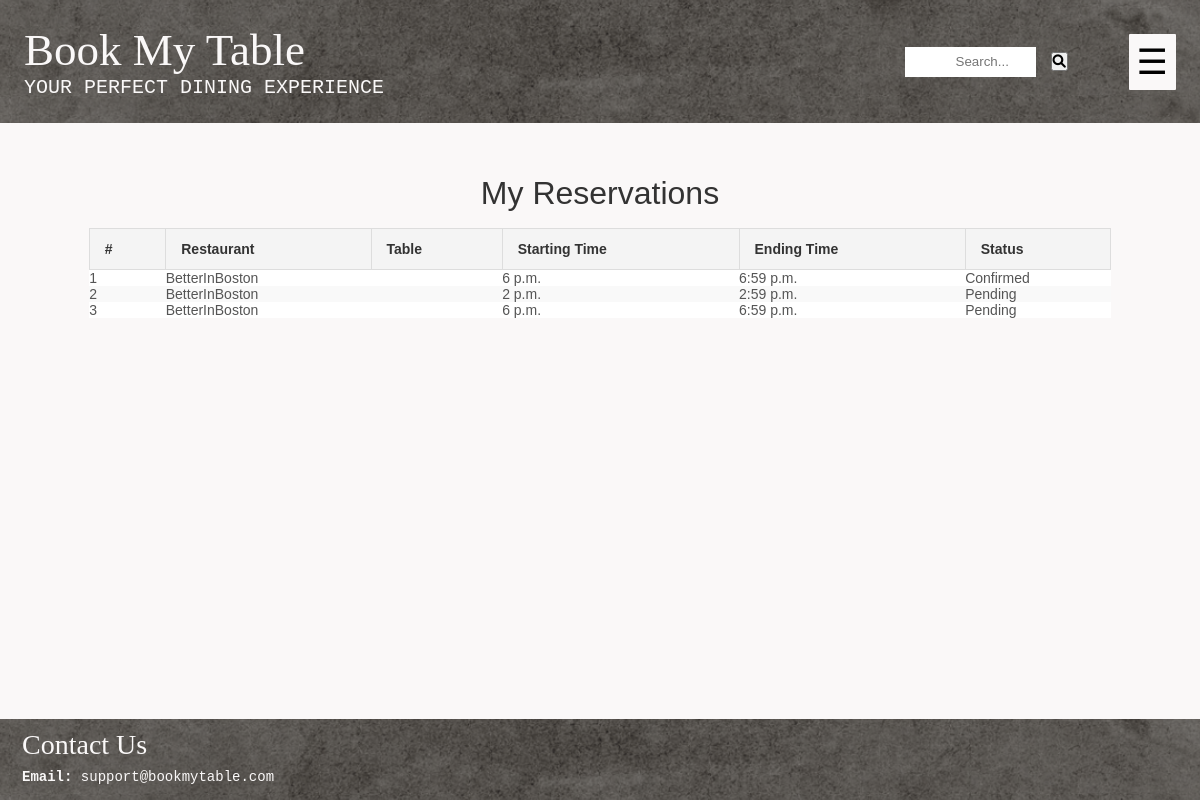
The app's page /my-reservations/ (signed in), older data.
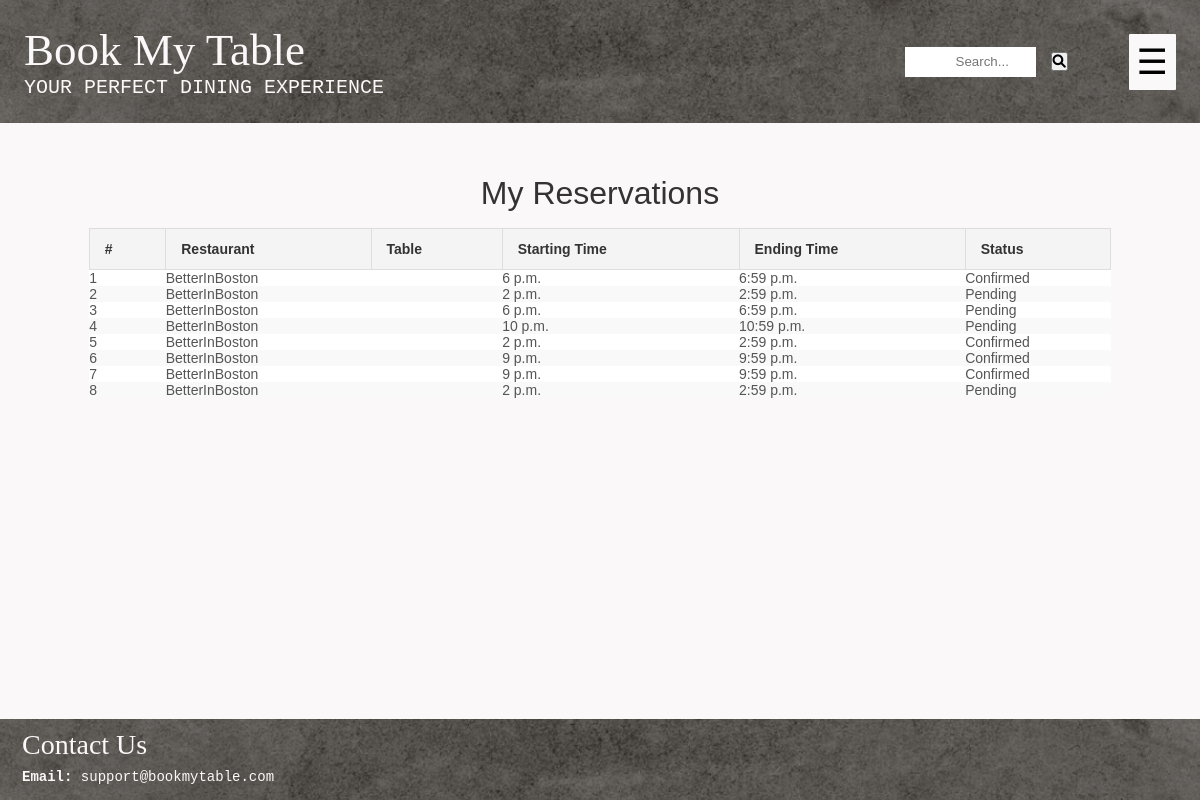
The same page, newer data.
### reservation/models.py (models this page shows, shortened)
class Reservation(models.Model):
    customer = models.ForeignKey(
        settings.AUTH_USER_MODEL,
        on_delete=models.CASCADE,
        limit_choices_to={'is_customer': True},  # Ensure only customers can be linked
        related_name="reservations"
    )
    restaurant = models.ForeignKey(
        Restaurant,  # Reference to the restaurant
        on_delete=models.CASCADE,
        related_name="reservations"
    )
    table = models.ForeignKey(
        Table,  # Reference to the selected table
        on_delete=models.CASCADE,
        related_name="reservations",
        default=1
    )
    starting_time = models.TimeField()
    ending_time = models.TimeField()
    reservation_status = models.CharField(max_length=20, default='Pending')

### restaurant/models.py (models this page shows, shortened)
class Restaurant(models.Model):
    R_ID = models.AutoField(primary_key=True)
    R_Name = models.CharField(max_length=100)
    owner = models.OneToOneField('users.Owner', on_delete=models.CASCADE, related_name='restaurant')
    R_EmailAddress = models.EmailField(unique=True)
    R_ContactNumber = models.CharField(unique = True, max_length=15)
    R_Address = models.TextField() # this will allow for multiple addresses too
    R_Description = models.TextField(blank=True, null=True) #can be left blank, will store NULL if no value exists
    R_CuisineTypes = models.CharField(max_length=100)
    R_ReservationCost = models.DecimalField(max_digits=10, decimal_places=2)
    R_OpenHours = models.CharField(max_length=100) # e.g "Mon-Fri: 9:00AM - 8PM"
    Rating = models.DecimalField(decimal_places=2, default=0.0, max_digits=100)
    NetRevenue = models.DecimalField(max_digits=15, decimal_places=2, default=0.0)

### users/views.py (the view)
# urls.py: path('my-reservations/', views.my_reservations, name='my_reservations'),
@login_required
def my_reservations(request):
    user = request.user
    if user.is_customer:
        reservations = Reservation.objects.filter(customer=user)
    elif user.is_owner:
        reservations = Reservation.objects.filter(restaurant__owner=user)
    else:
        reservations = []
    return render(request, 'users/my_reservations.html', {'reservations': reservations})

### users/templates/users/my_reservations.html (shortened to what this page needs)
{% extends 'layout.html' %}
{% block content %}
<div class="myreservations_table-container">
    <h2 class="card-header text-center">My Reservations</h2>
    {% if reservations %}
        <table class="myreservations_table">
            <thead>
                <tr>
                    <th>#</th>
                    <th>Restaurant</th>
                    <th>Table</th>
                    <th>Starting Time</th>
                    <th>Ending Time</th>
                    <th>Status</th>
                </tr>
            </thead>
            <tbody>
                {% for reservation in reservations %}
                <tr>
                    <td>{{ forloop.counter }}</td>
                    <td>{{ reservation.restaurant.R_Name }}</td>
                    <td>{{ reservation.table.table_number }}</td>
                    <td>{{ reservation.starting_time }}</td>
                    <td>{{ reservation.ending_time }}</td>
                    <td>{{ reservation.reservation_status }}</td>
                </tr>
                {% endfor %}
            </tbody>
        </table>
    {% else %}
        <p>No reservations found.</p>
    {% endif %}
</div>
{% endblock %}

### templates/layout.html (shortened to what this page needs)
 {% load static %}
<!DOCTYPE html>
<html lang="en">
<head>
    <link rel="stylesheet" href="{% static 'style.css' %}">
    <link href="https://cdnjs.cloudflare.com/ajax/libs/font-awesome/6.0.0-beta3/css/all.min.css" rel="stylesheet">
</head>
<body>
    <header>
        <div class="header-title">
            <a href="{% if user.is_customer %}{% url 'all_restaurant' %}{% elif user.is_owner %}{% url 'owner_dashboard' %}{% else %}{% url 'select_user_type' %}{% endif %}" class="logo-link">
                <h1 class="logo">Book My Table</h1>
            </a>
            <p class="catchphrase">Your perfect dining experience</p>
        </div>
        <div class="header-right">
            <form action="{% url 'interactions:search_restaurant' %}" method="get" style="display: inline;">
                <input
                    type="text"
                    name="q"
                    placeholder="Search...      "
                    class="search-bar"
                    value="{{ request.GET.q|default:'' }}"
                >
                <button type="submit" class="search-btn"><i class="fas fa-search"></i></button>
            </form>
            <button class="menu-btn" onclick="toggleMenu()">☰</button>
        </div>
    </header>
    <main>
        {% block content %}
        {% endblock %}
    </main>
    <footer>
        <div class="footer-content">
            <h3>Contact Us</h3>
            <p><strong>Email:</strong> support@bookmytable.com</p>
        </div>
    </footer>
</body>
</html>

### static/style.css (style rules this page uses)
.myreservations_table-container { margin: 20px auto; max-width: 90%; overflow-x: auto; }
.myreservations_table { width: 100%; border-collapse: collapse; font-family: Arial, sans-serif; font-size: 14px; text-align: left; }
.myreservations_table th, .table td { padding: 12px 15px; border: 1px solid #ddd; }
.myreservations_table th { background-color: #f4f4f4; color: #333; font-weight: bold; }
.myreservations_table tr:nth-child(even) { background-color: #f9f9f9; }
.myreservations_table tr:nth-child(odd) { background-color: #fff; }
.myreservations_table td { color: #555; }
* { margin: 0; padding: 0; box-sizing: border-box; }
html, body { height: 100%; margin: 0; }
main { flex: 1; padding: 2rem; }
body { font-family: Arial, sans-serif; background-color: #faf8f8; color: #333; display: flex; flex-direction: column; }
.logo { font-family: "Brush Script MT", cursive; font-size: 45px; font-weight: lighter; margin: 0; }
.catchphrase { font-family: monospace; font-size: 20px; margin: 0; text-transform: uppercase; font-weight: lighter; }
.logo-link { text-decoration: none; color: inherit; display: inline-block; }
header { height: 200; color: #faf8f8; padding: 2%; display: flex; justify-content: space-between; align-items: center; background-image: url("/static/images/header-bg.png"); background-size:cover; background-position: center; position: relative; }
.header-title { display: flex; text-align: left; flex-direction: column; align-items: flex-start; }
.header-right { display: flex; justify-content: flex-end; align-items: center; gap: 5px; }
h1 { font-size: 4rem; margin: 0 auto; font-family: Arial, Helvetica, sans-serif; }
.search-bar { border: none; border-radius: 0; width: 60%; height: 30px; margin-right: 10px; padding: 5px; text-align: right; }
.menu-btn { background-color:#faf8f8; padding: 0.5rem 0.5rem; cursor: pointer; border-radius: 1px; border-color: black; top: 2%; left:2%; font-size: 35px; border: none; color: rgb(0, 0, 0); text-align: right; }
footer { background-image: url("/static/images/header-bg.png"); background-size:cover; background-position: center; position: relative; display: flex; justify-content: space-between; align-items: left; color: #faf8f8; padding: 2px; text-align: left; margin-top: auto; }
footer h3 { font-family: "Brush Script MT", cursive; font-weight: lighter; margin-top: 8px; margin-bottom: 6px; font-size: 28px; margin-left: 20px; }
footer p { font-family:monospace; font-size: 14px; line-height: 1.5; margin-left: 20px; margin-bottom: 10px; }
.text-center { text-align: center; }
.card-header { font-size: 2rem; font-weight: lighter; margin-bottom: 1rem; }

Row changes from the older to the newer data that the page shows:
added Reservation: restaurant.R_Name "BetterInBoston", starting_time "10 p.m.", ending_time "10:59 p.m.", reservation_status "Pending"
added Reservation: restaurant.R_Name "BetterInBoston", starting_time "2 p.m.", ending_time "2:59 p.m.", reservation_status "Confirmed"
added Reservation: restaurant.R_Name "BetterInBoston", starting_time "9 p.m.", ending_time "9:59 p.m.", reservation_status "Confirmed"
added Reservation: restaurant.R_Name "BetterInBoston", starting_time "9 p.m.", ending_time "9:59 p.m.", reservation_status "Confirmed"
added Reservation: restaurant.R_Name "BetterInBoston", starting_time "2 p.m.", ending_time "2:59 p.m.", reservation_status "Pending"
